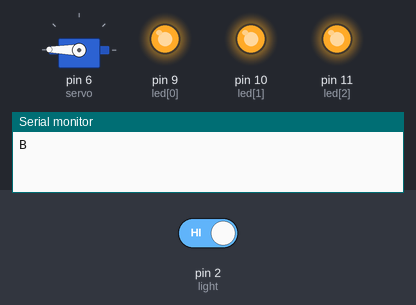
Bench run of a sketch on a simulated Arduino Uno, built with avr-gcc and run on an emulated ATmega328P. On the bench: servo, output pins drawn as LEDs (lit = HIGH), the last lines printed to the serial monitor. Dashed ring = blinking. The test bench sets the inputs (shaded band); at power-on: pin 2 (light) HIGH.

Above: at 1.5 s.
1.6 s: pin 2 (light) driven LOW
At 2.0 s:
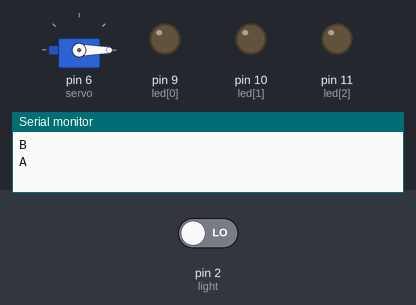
3.1 s: pin 2 (light) driven HIGH
At 3.31 s:
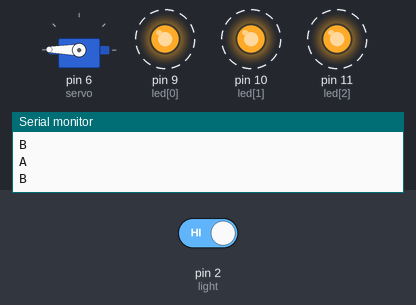
Timing chart, 0 to 6.1 s (numbered marks = the images above; inputs shaded):
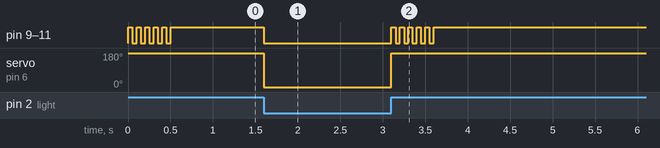

Measured:
- after the input at 1.6 s, pin 9 (led[0]), pin 10 (led[1]), pin 11 (led[2]): HIGH → LOW at once; servo on pin 6 (servo): 179° → 0° at once
- after the input at 3.1 s, pin 9 (led[0]), pin 10 (led[1]), pin 11 (led[2]): alternates HIGH for 0.05 s and LOW for 0.05 s, 11 changes in all, then stays HIGH, starting at once; servo on pin 6 (servo): 0° → 179° at once
- by itself, pin 9 (led[0]), pin 10 (led[1]), pin 11 (led[2]): alternates HIGH for 0.05 s and LOW for 0.05 s, 11 changes in all, then stays HIGH

The sketch:

servo_ledOn.ino
```cpp
#include <Servo.h>

Servo servo;
const int light=2;
const int led[3]={9,10,11};
int value;
int last = 0;

void setup()
{
  Serial.begin(9600);
  pinMode(light, INPUT);
  for(int i=0;i<3;i++)
    pinMode(led[i], OUTPUT);
  servo.attach(6);
}

void loop()
{
  value=digitalRead(light);
  if(last!=value)
  {
    //Serial.println(value);
    if(value==0)
    {
      Serial.println("A");
      servo.write(0);
      setColor(0, 0, 0);
    }
    else if(value==1)
    {
      Serial.println("B");
      servo.write(179);
      for(int i=0;i<5;i++)
      {
        setColor(255, 255, 255);
        delay(50);
        setColor(0, 0, 0);
        delay(50);
      }
      setColor(255, 255, 255);
    }
    last=value;
    delay(200);
  }
}
void setColor(int red, int green, int blue) //9=blue, 10=green, 11=red
{
  analogWrite(led[2],red);
  analogWrite(led[1],green);
  analogWrite(led[0],blue);
}
```
